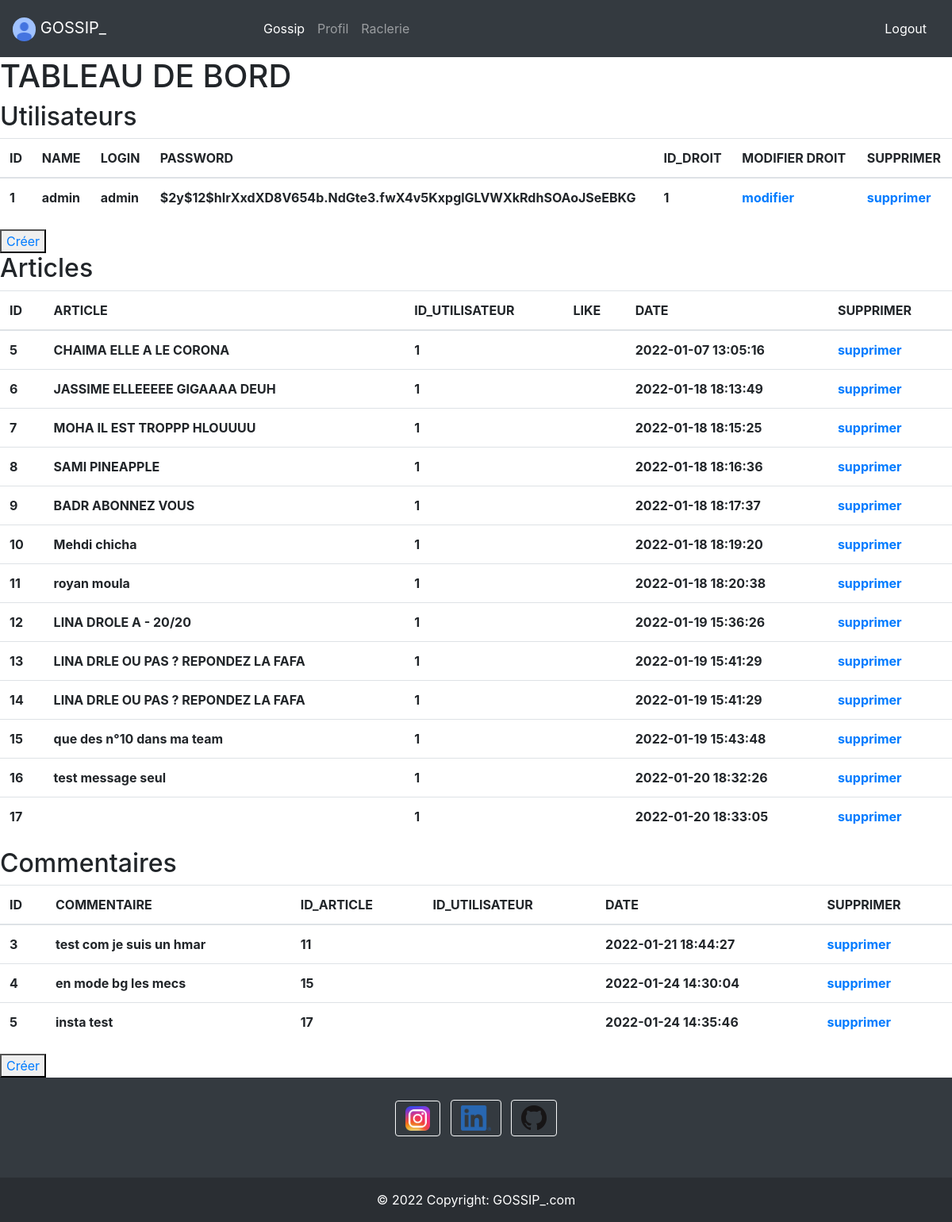
Screenshot of /php/admin.php with the database file from the repository.
### tables this page shows
CREATE TABLE `utilisateurs` (
  `id` int(11) NOT NULL,
  `name` varchar(255) NOT NULL,
  `login` varchar(255) NOT NULL,
  `password` varchar(255) NOT NULL,
  `avatar` text,
  `id_droits` int(11) NOT NULL DEFAULT '1'
);

CREATE TABLE `articles` (
  `id` int(11) NOT NULL,
  `article` text,
  `id_utilisateur` int(11) NOT NULL,
  `image` text,
  `date` timestamp NOT NULL DEFAULT CURRENT_TIMESTAMP ON UPDATE CURRENT_TIMESTAMP,
  `verif` tinyint(1) NOT NULL DEFAULT '0'
);

CREATE TABLE `commentaires` (
  `id` int(11) NOT NULL,
  `commentaire` varchar(1024) NOT NULL,
  `id_article` int(11) NOT NULL,
  `login_utilisateur` varchar(255) NOT NULL,
  `date` timestamp NOT NULL DEFAULT CURRENT_TIMESTAMP ON UPDATE CURRENT_TIMESTAMP
);

### php/admin.php (the view, shortened to what this page needs)
<?php
require_once 'config.php';
$req = $bdd->query('SELECT * FROM utilisateurs');
$req3 = $bdd->query('SELECT * FROM articles');
$req4 = $bdd->query('SELECT * FROM commentaires');
?>
<!DOCTYPE html>
<html lang="fr">
<head>
</head>
<body>
    <?php include("header.php"); ?>
    <main>
        <div>
            <h1 class="tarr">TABLEAU DE BORD</h1>
        </div>
        <section>
<h2 class="h2admin">Utilisateurs</h2>
        <table class="table">
            <thead>
                <tr>
                    <th class="th">ID</th>
                    <th class="th">NAME</th>
                    <th class="th">LOGIN</th>
                    <th class="th">PASSWORD</th>
                    <th class="th">ID_DROIT</th>
                    <th class="th">MODIFIER DROIT</th>
                    <th class="th">SUPPRIMER</th>
                </tr>
            </thead>
            <tbody>
                <?php
                while ($rows = $req->fetch()) {
                    echo "<tr><th>$rows[id]</th>";
                    echo "<th>$rows[name]</th>";
                    echo "<th>$rows[login]</th>";
                    echo "<th>$rows[password]</th>";
                    echo "<th>$rows[id_droits]</th>";
                    echo "<th><a href=\"modifier-utilisateur.php?id=$rows[id]\">modifier</a></th>";
                    echo "<th><a href=\"supprimer-utilisateurs.php?id=$rows[id]\">supprimer</a></th></tr>";
                }
                ?>
            </tbody>
        </table>
        <button class="button" type="submit" name="connexion"><a href="creer-utilisateurs.php?id=<?php $rows['id'];?>\">Créer</a></button>
    </section>
        <section>
<h2 class="h2admin">Articles</h2>
        <table class="table">
            <thead>
                <tr>
                    <th class="th">ID</th>
                    <th class="th">ARTICLE</th>
                    <th class="th">ID_UTILISATEUR</th>
                    <th class="th">LIKE</th>
                    <th class="th">DATE</th>
                    <th class="th"> SUPPRIMER</th>
                </tr>
            </thead>
            <tbody>
                <?php
                while ($rows = $req3->fetch()) {
                    echo "<tr><th>$rows[id]</th>";
                    echo "<th>$rows[article]</th>";
                    echo "<th>$rows[id_utilisateur]</th>";
                    echo "<th>$rows[like]</th>";
                    echo "<th>$rows[date]</th>";
                    echo "<th><a href=\"supprimer-articles.php?id=$rows[id]\">supprimer</a></th></tr>";
                }
                ?>
            </tbody>
        </table>
    </section>
        <section>
<h2 class="h2admin">Commentaires</h2>
        <table class="table">
            <thead>
                <tr>
                    <th class="th">ID</th>
                    <th class="th">COMMENTAIRE</th>
                    <th class="th">ID_ARTICLE</th>
                    <th class="th">ID_UTILISATEUR</th>
                    <th class="th">DATE</th>
                    <th class="th"> SUPPRIMER</th>
                </tr>
            </thead>
            <tbody>
                <?php
                while ($rows = $req4->fetch()) {
                    echo "<tr><th>$rows[id]</th>";
                    echo "<th>$rows[commentaire]</th>";
                    echo "<th>$rows[id_article]</th>";
                    echo "<th>$rows[id_utilisateur]</th>";
                    echo "<th>$rows[date]</th>";
                    echo "<th><a href=\"supprimer-commentaires.php?id=$rows[id]\">supprimer</a></th></tr>";
                }
                ?>
            </tbody>
        </table>
        <button class="button" type="submit" name="connexion"><a href="creer-commentaires.php?id=<?php $rows['id'];?>\">Créer</a></button>
    </section>
 <?php include("footer.php"); ?>
</body>
</html>

### php/header.php (shortened to what this page needs)
<link rel="stylesheet" href="https://maxcdn.bootstrapcdn.com/bootstrap/4.0.0/css/bootstrap.min.css">
<nav class="navbar navbar-expand-lg navbar navbar-dark bg-dark">
  <a class="navbar-brand" href="#" style="width: 25%;"> <?php
                    if(file_exists("../avatars/". $_SESSION['user'] . "/" . $_SESSION['avatar']) && isset($_SESSION['avatar'])){
                  ?>
                  <img src="<?= "../avatars/". $_SESSION['user'] . "/" . $_SESSION['avatar']; ?>" width="120" style="width:10%;height:5%" class="rounded-circle z-depth-2" />
                  <?php
                    }else{
                  ?>
                  <img src="../avatars/default/default.jpeg" width="120" style="width: 10%" class="rounded-circle"/>
                  <?php
                    }
                  ?>
                </div>GOSSIP_ </a>
  <div class="collapse navbar-collapse" id="navbarText">
    <ul class="navbar-nav mr-auto">
      <li class="nav-item active">
        <a class="nav-link" href="afficher-articles.php?page=1">Gossip<span class="sr-only">(current)</span></a>
      </li>
      <li class="nav-item">
        <a class="nav-link" href="profil.php">Profil</a>
      </li>
      <li class="nav-item">
        <a class="nav-link" href="article.php">Raclerie</a>
      </li>
    </ul>
    <span class="navbar-text">
    <a class="nav-link" href="disconnection.php">Logout</a>
    </span>
  </div>
</nav>

### php/footer.php (shortened to what this page needs)
<link rel="stylesheet" href="https://maxcdn.bootstrapcdn.com/bootstrap/4.0.0/css/bootstrap.min.css">
<footer class="bg-dark text-center text-white">
  <div class="container p-4 pb-0">
    <section class="mb-4">
      <a class="btn btn-outline-light btn-floating m-1" href="https://www.instagram.com/laplateformeio/?hl=fr" role="button">
      <img alt="instagram" src="../img/logo-ig-png-32464.png" style="width: 31px;">
    </a>
      <a class="btn btn-outline-light btn-floating m-1" href="https://www.linkedin.com/school/laplateformeio/" role="button">
      <i class="fab fa-linkedin-in">
      <img alt="linkedin" src="../img/LI-In-Bug.png" style="width: 38px;">
        </i>
      </a>
      <a class="btn btn-outline-light btn-floating m-1" href="https://github.com/badr-sebaa/blog" role="button">
        <img alt="github" src="../img/GitHub-Mark-32px.png">
      </a>
    </section>
  </div>
  <div class="text-center p-3" style="background-color: rgba(0, 0, 0, 0.2);">
    © 2022 Copyright:
    <a class="text-white" href="">GOSSIP_.com</a>
  </div>
</footer>

### rows the page displays
utilisateurs: id "1", name "admin", login "admin", password "$2y$12$hIrXxdXD8V654b.NdGte3.fwX4v5KxpglGLVWXkRdhSOAoJSeEBKG", id_droits "1"
articles: id "5", article "CHAIMA ELLE A LE CORONA", id_utilisateur "1", date "2022-01-07 13:05:16"
articles: id "6", article "JASSIME ELLEEEEE GIGAAAA DEUH", id_utilisateur "1", date "2022-01-18 18:13:49"
articles: id "7", article "MOHA IL EST TROPPP HLOUUUU", id_utilisateur "1", date "2022-01-18 18:15:25"
articles: id "8", article "SAMI PINEAPPLE", id_utilisateur "1", date "2022-01-18 18:16:36"
articles: id "9", article "BADR ABONNEZ VOUS", id_utilisateur "1", date "2022-01-18 18:17:37"
articles: id "10", article "Mehdi chicha", id_utilisateur "1", date "2022-01-18 18:19:20"
articles: id "11", article "royan moula", id_utilisateur "1", date "2022-01-18 18:20:38"
articles: id "12", article "LINA DROLE A - 20/20", id_utilisateur "1", date "2022-01-19 15:36:26"
articles: id "13", article "LINA DRLE OU PAS ? REPONDEZ LA FAFA", id_utilisateur "1", date "2022-01-19 15:41:29"
articles: id "14", article "LINA DRLE OU PAS ? REPONDEZ LA FAFA", id_utilisateur "1", date "2022-01-19 15:41:29"
articles: id "15", article "que des n°10 dans ma team", id_utilisateur "1", date "2022-01-19 15:43:48"
articles: id "16", article "test message seul", id_utilisateur "1", date "2022-01-20 18:32:26"
articles: id "17", id_utilisateur "1", date "2022-01-20 18:33:05"
commentaires: id "3", commentaire "test com je suis un hmar", id_article "11", date "2022-01-21 18:44:27"
commentaires: id "4", commentaire "en mode bg les mecs", id_article "15", date "2022-01-24 14:30:04"
commentaires: id "5", commentaire "insta test", id_article "17", date "2022-01-24 14:35:46"
